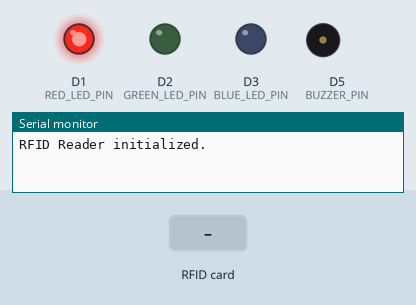
Simulated run of this sketch. Board: Arduino Uno R4 WiFi. Shown: output pins drawn as LEDs (lit = HIGH), buzzer (waves = sounding, pin HIGH), the last lines printed to the serial monitor. The test bench sets the inputs (shaded band). WiFi joins after 1.5 s; servers stay silent unless stated; uploads are accepted with an empty reply.

Above: at 0.1 s.
At 2.7 s:
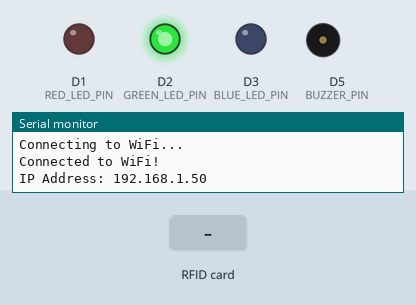
2.8 s: RFID card 12 34 56 78 held to the reader
At 2.91 s:
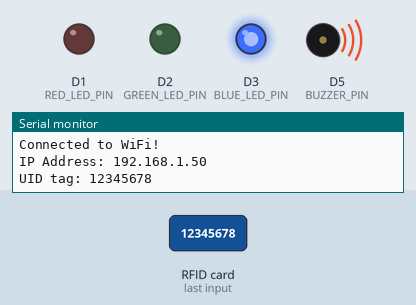
Timing chart, 0 to 5.8 s (numbered marks = the images above; inputs shaded):
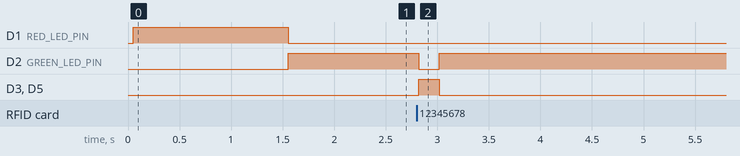

The sketch:

pravesh.ino
```cpp
#include <WiFiS3.h>
#include <ArduinoHttpClient.h>
#include <SPI.h>
#include <MFRC522.h>

// Define constants
#define RED_LED_PIN 1
#define GREEN_LED_PIN 2
#define BLUE_LED_PIN 3
#define BUZZER_PIN 5 // Define the buzzer pin

String URL = "http://192.168.143.232/dht11_project/test_data.php";
const char* ssid = "kk"; // Your WiFi network name
const char* password = "12345678"; // Your WiFi password

#define RST_PIN 9
#define SS_PIN 10

MFRC522 rfid(SS_PIN, RST_PIN); // Create MFRC522 instance
WiFiClient wifiClient; // Create WiFiClient instance
HttpClient client = HttpClient(wifiClient, "192.168.143.232", 80); // Use IP and port for the server
// const SPISettings spiSettings = SPISettings(AGT_CLOCK_P403, MSBFIRST, SPI_MODE0);
void setup() {
  Serial.begin(115200);
  SPI.begin();
  // SPI.beginTransaction(spiSettings);    // Initialize SPI bus
  rfid.PCD_Init();    // Initialize MFRC522
  Serial.println("RFID Reader initialized.");
  // SPI.endTransaction();

  // Initialize LED pins
  pinMode(RED_LED_PIN, OUTPUT);
  pinMode(GREEN_LED_PIN, OUTPUT);
  pinMode(BLUE_LED_PIN, OUTPUT);
  pinMode(BUZZER_PIN, OUTPUT); // Initialize buzzer pin

  // Initialize LEDs to off
  digitalWrite(RED_LED_PIN, HIGH);
  digitalWrite(GREEN_LED_PIN, LOW);
  digitalWrite(BLUE_LED_PIN, LOW);
  digitalWrite(BUZZER_PIN, LOW); // Initialize buzzer to off

  // Connect to WiFi
  WiFi.begin(ssid, password);
  Serial.println("Connecting to WiFi...");

  while (WiFi.status() != WL_CONNECTED) {
    delay(1000);
    Serial.print(".");
  }

  Serial.println("\nConnected to WiFi!");
  Serial.print("IP Address: ");
  Serial.println(WiFi.localIP());
}

void loop() {
  if (WiFi.status() != WL_CONNECTED) {
    // If not connected to Wi-Fi, turn on red LED
    digitalWrite(RED_LED_PIN, HIGH);
    digitalWrite(GREEN_LED_PIN, LOW);  // Ensure green LED is off
    digitalWrite(BLUE_LED_PIN, LOW);   // Ensure blue LED is off
    return;
  } else {
    // If connected to Wi-Fi, turn on green LED
    digitalWrite(RED_LED_PIN, LOW);    // Ensure red LED is off
    digitalWrite(GREEN_LED_PIN, HIGH); // Turn on green LED
    digitalWrite(BLUE_LED_PIN, LOW);   // Ensure blue LED is off
  }

  // Look for new RFID tags
  if (!rfid.PICC_IsNewCardPresent() || !rfid.PICC_ReadCardSerial()) {
    return;
  }

  // Read UID
  String uid = "";
  for (byte i = 0; i < rfid.uid.size; i++) {
    if (rfid.uid.uidByte[i] < 0x10) {
      uid += "0"; // Add leading zero if needed
    }
    uid += String(rfid.uid.uidByte[i], HEX);
  }

  // Print the UID
  Serial.print("UID tag: ");
  Serial.println(uid);

  // Turn on blue LED and buzzer when tag is read
  digitalWrite(RED_LED_PIN, LOW);   // Ensure red LED is off
  digitalWrite(GREEN_LED_PIN, LOW); // Ensure green LED is off
  digitalWrite(BLUE_LED_PIN, HIGH); // Turn on blue LED
  digitalWrite(BUZZER_PIN, HIGH);   // Turn on buzzer

  // Send UID to server
  String postData = "uid=" + uid;
  client.beginRequest();
  client.post("/dht11_project/test_data.php");
  client.sendHeader("Content-Type", "application/x-www-form-urlencoded");
  client.sendHeader("Content-Length", postData.length());
  client.beginBody();
  client.print(postData);
  client.endRequest();

  int statusCode = client.responseStatusCode();
  String response = client.responseBody();

  Serial.print("Status code: ");
  Serial.println(statusCode);
  Serial.print("Response: ");
  Serial.println(response);
  Serial.println("------------------------------------------");

  // After sending UID, turn off blue LED and buzzer, turn on green LED
  digitalWrite(BLUE_LED_PIN, LOW);
  digitalWrite(GREEN_LED_PIN, HIGH);
  digitalWrite(BUZZER_PIN, LOW);  // Turn off buzzer

  // Halt PICC
  rfid.PICC_HaltA();
  // Stop encryption on PCD
  rfid.PCD_StopCrypto1();

  delay(5000); // Short delay to prevent rapid switching
}
```

Measured:
- after the input at 2.8 s, D2 (GREEN_LED_PIN): HIGH → LOW at once, → HIGH 0.20 s later; D3 (BLUE_LED_PIN), D5 (BUZZER_PIN): LOW → HIGH at once, → LOW 0.20 s later
